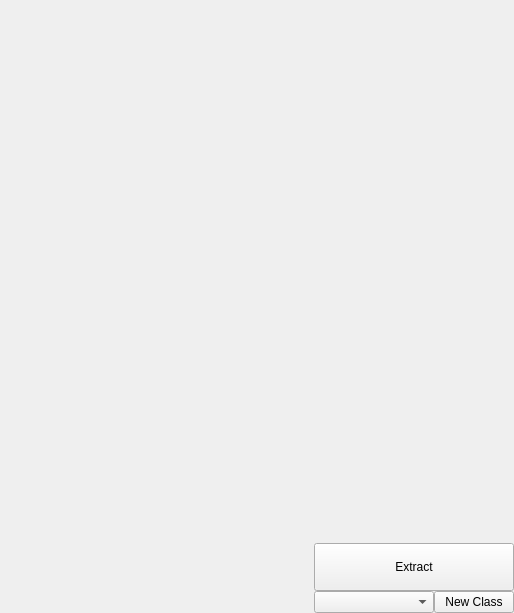
<?xml version="1.0" encoding="UTF-8"?>
<ui version="4.0">
 <class>PanoramaViewer</class>
 <widget class="QWidget" name="PanoramaViewer">
  <property name="geometry">
   <rect>
    <x>0</x>
    <y>0</y>
    <width>514</width>
    <height>613</height>
   </rect>
  </property>
  <property name="sizePolicy">
   <sizepolicy hsizetype="Fixed" vsizetype="Fixed">
    <horstretch>0</horstretch>
    <verstretch>0</verstretch>
   </sizepolicy>
  </property>
  <property name="minimumSize">
   <size>
    <width>0</width>
    <height>0</height>
   </size>
  </property>
  <property name="maximumSize">
   <size>
    <width>1024</width>
    <height>1024</height>
   </size>
  </property>
  <property name="windowTitle">
   <string>Panorama Viewer</string>
  </property>
  <layout class="QVBoxLayout" name="verticalLayout_5">
   <property name="spacing">
    <number>0</number>
   </property>
   <property name="leftMargin">
    <number>0</number>
   </property>
   <property name="topMargin">
    <number>0</number>
   </property>
   <property name="rightMargin">
    <number>0</number>
   </property>
   <property name="bottomMargin">
    <number>0</number>
   </property>
   <item>
    <layout class="QVBoxLayout" name="verticalLayout_2">
     <item>
      <widget class="QFrame" name="viewFrame">
       <property name="sizePolicy">
        <sizepolicy hsizetype="Fixed" vsizetype="Fixed">
         <horstretch>0</horstretch>
         <verstretch>0</verstretch>
        </sizepolicy>
       </property>
       <property name="minimumSize">
        <size>
         <width>512</width>
         <height>543</height>
        </size>
       </property>
       <property name="maximumSize">
        <size>
         <width>2000</width>
         <height>2000</height>
        </size>
       </property>
       <property name="frameShape">
        <enum>QFrame::NoFrame</enum>
       </property>
       <property name="frameShadow">
        <enum>QFrame::Raised</enum>
       </property>
       <property name="lineWidth">
        <number>0</number>
       </property>
       <layout class="QVBoxLayout" name="verticalLayout_3">
        <property name="spacing">
         <number>0</number>
        </property>
        <property name="leftMargin">
         <number>0</number>
        </property>
        <property name="topMargin">
         <number>0</number>
        </property>
        <property name="rightMargin">
         <number>0</number>
        </property>
        <property name="bottomMargin">
         <number>0</number>
        </property>
       </layout>
      </widget>
     </item>
     <item>
      <layout class="QHBoxLayout" name="horizontalLayout_3">
       <item>
        <widget class="QFrame" name="navigatorFrame">
         <property name="sizePolicy">
          <sizepolicy hsizetype="Preferred" vsizetype="Preferred">
           <horstretch>2</horstretch>
           <verstretch>0</verstretch>
          </sizepolicy>
         </property>
         <property name="minimumSize">
          <size>
           <width>200</width>
           <height>0</height>
          </size>
         </property>
         <property name="baseSize">
          <size>
           <width>0</width>
           <height>0</height>
          </size>
         </property>
         <property name="frameShape">
          <enum>QFrame::NoFrame</enum>
         </property>
         <property name="frameShadow">
          <enum>QFrame::Plain</enum>
         </property>
         <property name="lineWidth">
          <number>0</number>
         </property>
         <layout class="QVBoxLayout" name="verticalLayout_4">
          <property name="spacing">
           <number>0</number>
          </property>
          <property name="leftMargin">
           <number>0</number>
          </property>
          <property name="topMargin">
           <number>0</number>
          </property>
          <property name="rightMargin">
           <number>0</number>
          </property>
          <property name="bottomMargin">
           <number>0</number>
          </property>
         </layout>
        </widget>
       </item>
       <item>
        <layout class="QVBoxLayout" name="verticalLayout">
         <property name="spacing">
          <number>0</number>
         </property>
         <item>
          <layout class="QHBoxLayout" name="horizontalLayout_2">
           <item>
            <widget class="QPushButton" name="extractFeatureButton">
             <property name="sizePolicy">
              <sizepolicy hsizetype="Preferred" vsizetype="Preferred">
               <horstretch>0</horstretch>
               <verstretch>0</verstretch>
              </sizepolicy>
             </property>
             <property name="minimumSize">
              <size>
               <width>60</width>
               <height>0</height>
              </size>
             </property>
             <property name="maximumSize">
              <size>
               <width>16777215</width>
               <height>16777215</height>
              </size>
             </property>
             <property name="text">
              <string>Extract</string>
             </property>
            </widget>
           </item>
          </layout>
         </item>
         <item>
          <layout class="QHBoxLayout" name="horizontalLayout">
           <item>
            <widget class="QComboBox" name="featureClassComboBox">
             <property name="minimumSize">
              <size>
               <width>120</width>
               <height>0</height>
              </size>
             </property>
             <property name="insertPolicy">
              <enum>QComboBox::InsertAlphabetically</enum>
             </property>
            </widget>
           </item>
           <item>
            <widget class="QPushButton" name="createFeatureClassButton">
             <property name="sizePolicy">
              <sizepolicy hsizetype="Preferred" vsizetype="Fixed">
               <horstretch>0</horstretch>
               <verstretch>0</verstretch>
              </sizepolicy>
             </property>
             <property name="minimumSize">
              <size>
               <width>80</width>
               <height>0</height>
              </size>
             </property>
             <property name="maximumSize">
              <size>
               <width>16777215</width>
               <height>16777215</height>
              </size>
             </property>
             <property name="text">
              <string>New Class</string>
             </property>
            </widget>
           </item>
          </layout>
         </item>
        </layout>
       </item>
      </layout>
     </item>
    </layout>
   </item>
  </layout>
 </widget>
 <resources/>
 <connections/>
</ui>
